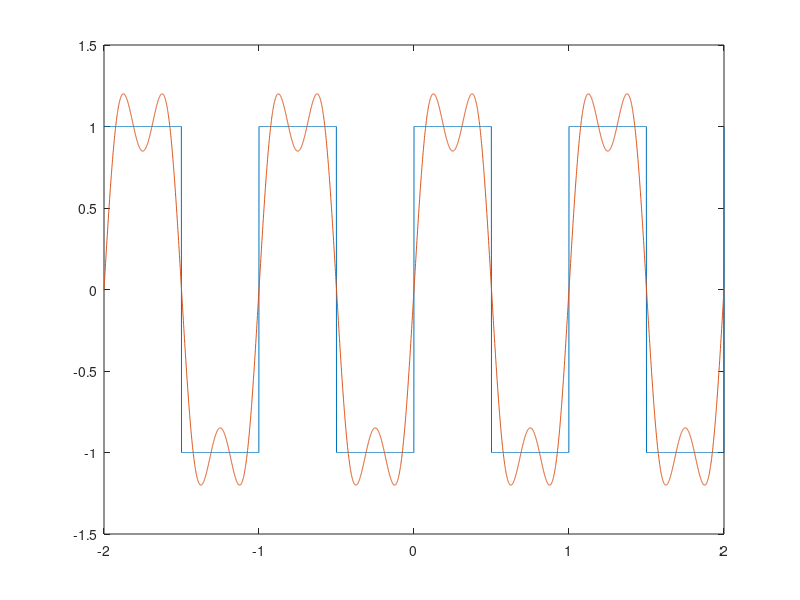

This figure's MATLAB source:
fs=1000;
ts=1/fs;
T=2;
t=-T:ts:T;


fm=1;
Tm=1/fm;
m=square(2*pi*fm*t);

k_harmonics=3;

k_vec=-k_harmonics:k_harmonics;
cnt=1;
m_approx=0;
while(cnt<=length(k_vec))
    k=k_vec(cnt);
    fun1=@(x) 1*exp(-2*j*pi*k*fm*x);
    fun2=@(x) -1*exp(-2*j*pi*k*fm*x);
    q1=integral(fun1,0,Tm/2);
    q2=integral(fun2,Tm/2,Tm);
    FC(cnt)=q1+q2;
    m_approx=m_approx+FC(cnt)*exp(2*pi*j*k*fm*t);
    cnt=cnt+1;
end
figure(1);
plot(t,m);
hold on;
plot(t,m_approx);



